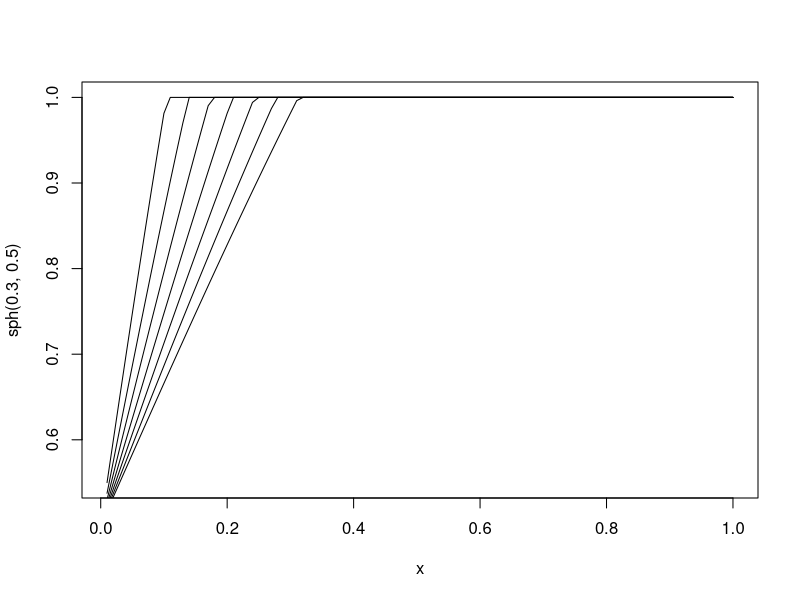

Reproduce this figure in R.
x <- seq(1,100)/100

sph <- function(a,b){
	y <- c()
	for (i in 1:length(x)){
		if (x[i]<a){
			y <- append(y,min(b+1.5*(x[i]/a)-.5*(x[i]/a)^3,1))
		}
		else {
			y <- append(y,1)
		}
	}
	return(y)
}

plot(x,sph(.3,.5),type="l")
for (a in seq(40,90,10)){
	lines(x,sph(a/100,.5),type="l")
}
